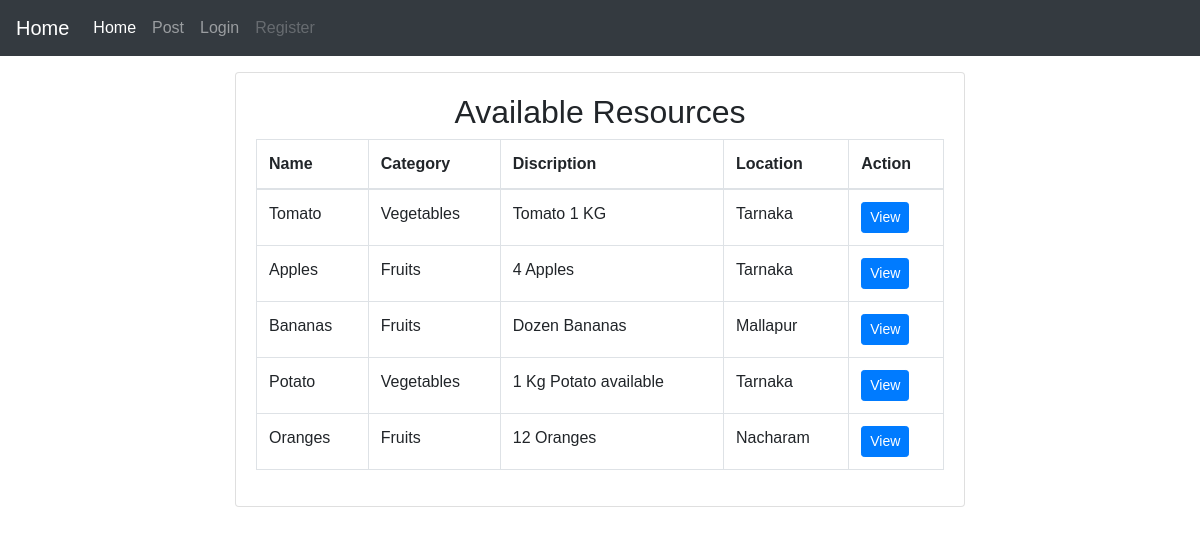
/posts/, run on the app's committed database.
### uploader/models.py (models this page shows, shortened)
class fpost(models.Model):
    category = models.ForeignKey("fdcategory",on_delete=SET_NULL,null=True)
    name = models.CharField(max_length=200,null=True)
    description = models.CharField(max_length=500,null=True)
    phone= models.CharField(max_length=500,null=True)
    created_at = models.DateTimeField(auto_now_add=True,null=True)
    authname = models.CharField(max_length=500,null=True)
    location = models.CharField(max_length=500,null=True)

class fdcategory(models.Model):
    name = models.CharField(max_length=100,null=True)
    created_at = models.DateTimeField(auto_now_add=True,null=True)
    def __str__(self):
        return self.name

### uploader/views.py (the view)
# urls.py: path('posts/', views.posting, name='posting'),
def posting(request):
    form = fpost.objects.all()
    context = {'form':form}
    return render(request,'uploader/main.html',context)

### templates/uploader/main.html (shortened to what this page needs)
{% extends 'uploader/index.html' %}
{% block content %}
<section >
    <div class="container mt-3">
        <div class = "row justify-content-center">
            <div class = "col-md-8">
                <div class="card shadow">
                    <div class="card-body">
                        <h2 class = "text-center">Available Resources</h2>
                        <table class="table table-bordered">
                            <thead>
                                <tr>
                                    <th>Name</th>
                                    <th>Category</th>
                                    <th>Discription</th>
                                    <th>Location</th>
                                    <th>Action</th>
                                </tr>
                            </thead>
                            <tbody>
                                {% for post in form %}
                                    <tr>
                                        <td>{{post.name}}</td>
                                        <td>{{post.category}}</td>
                                        <td>{{post.description}}</td>
                                        <td>{{post.location}}</td>
                                        <td>
                                            <a href="{% url 'viewpost' post.id %}" class="btn btn-sm btn-primary">View</a>
                                        </td>
                                    </tr>
                                {% endfor %}
                            </tbody>
                        </table>
                    </div>
                </div>
            </div>
        </div>
    </div>
</section>
{% endblock content %}

### templates/uploader/index.html (shortened to what this page needs)
{% load static %}
<!DOCTYPE html>
<html lang="en">
<head>
    <link rel="stylesheet" href="{% static '/css/bootstrap.css' %}">
    <link rel="stylesheet" href="{% static '/css/home.css' %}">
</head>
<body>
    {% include 'uploader/navbar.html' %}
    {% block content %}
    {% endblock content %}
</body>
</html>

### templates/uploader/navbar.html (shortened to what this page needs)
<nav class="navbar navbar-expand-lg navbar-dark bg-dark" text-align="center">
    <a class="navbar-brand" href="{% url 'posting' %}">Home</a>
    <div class="collapse navbar-collapse" id="navbarNavAltMarkup">
        <div class="navbar-nav">
        <a class="nav-item nav-link active" href="{% url 'posting' %}">
            Home<span class="sr-only">(current)</span></a>
        <a class="nav-item nav-link" href="">Post</a>
        {% if request.user.is_authenticated %}
            <a class="nav-item nav-link" href="">{{request.user}}</a>
            <a class="nav-item nav-link" href="{% url 'logout' %}">Logout</a>
        {% else %}
            <a class="nav-item nav-link" href="{% url 'login' %}">Login</a>
            <a class="nav-item nav-link disabled" href="{% url 'register' %}">Register</a>
        {% endif %}
        </div>
    </div>
</nav>

### static/css/home.css (style rules this page uses)
html { scroll-behavior: smooth; }
* { margin:0; padding:0; font-family: 'Poppins', sans-serif; }
nav { display:flex; padding:2% 6%; justify-content:space-between; align-items:center; }

### data on the page
fpost: name "Tomato", category "Vegetables", description "Tomato 1 KG", location "Tarnaka"
fpost: name "Apples", category "Fruits", description "4 Apples", location "Tarnaka"
fpost: name "Bananas", category "Fruits", description "Dozen Bananas", location "Mallapur"
fpost: name "Potato", category "Vegetables", description "1 Kg Potato available", location "Tarnaka"
fpost: name "Oranges", category "Fruits", description "12 Oranges", location "Nacharam"
